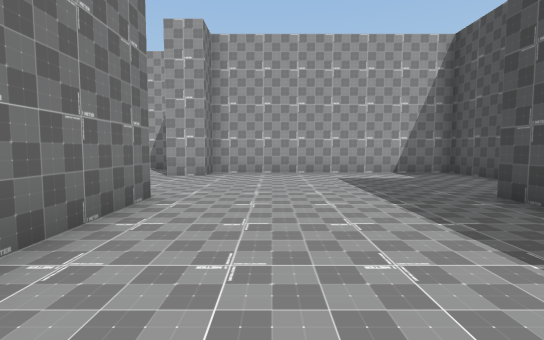
view 1 (above)

16 first-person views from a walk through a 3-D level made in the Unity game engine. The camera is 1.4 m above the floor, tilts 4° down and sees 85° across. The floor is counted in squares, 2 m on a side. Each view is taken from the middle of a square. On the plan, view 1 faces up. The plan holds only what a view shows up to about 10 squares ahead; the rest is blank. The place goes on beyond the plan. The player character is not drawn. Some surface patterns are stand-ins.

view 2
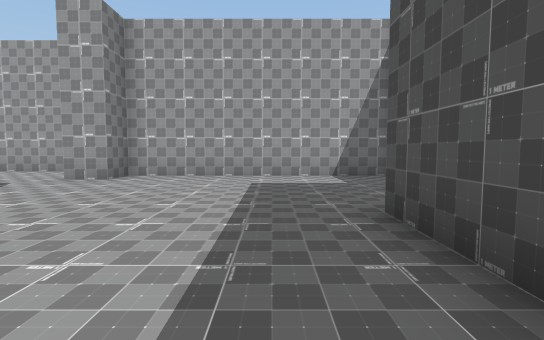

view 3
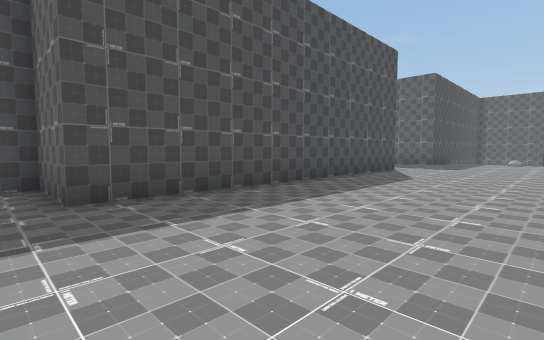

view 4
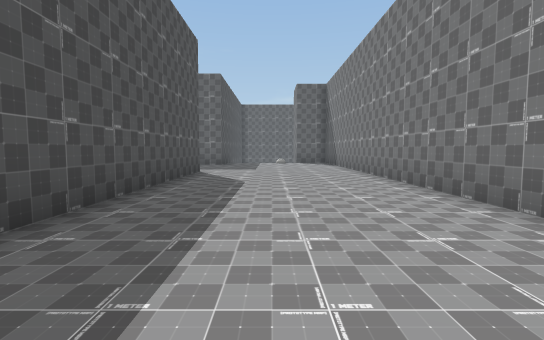

view 5
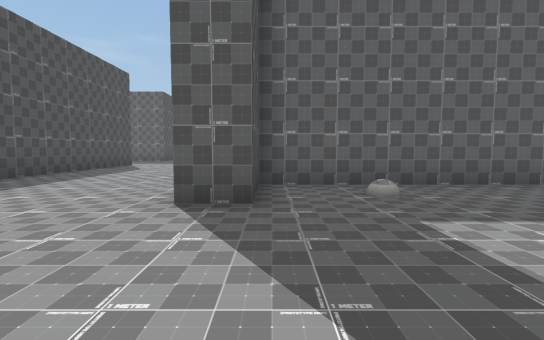

view 6
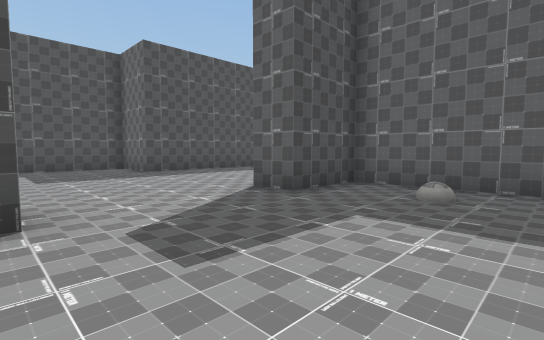

view 7
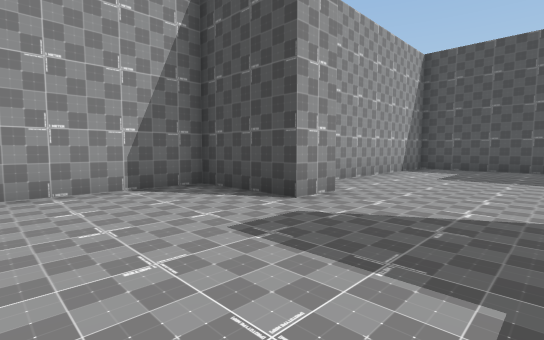

view 8
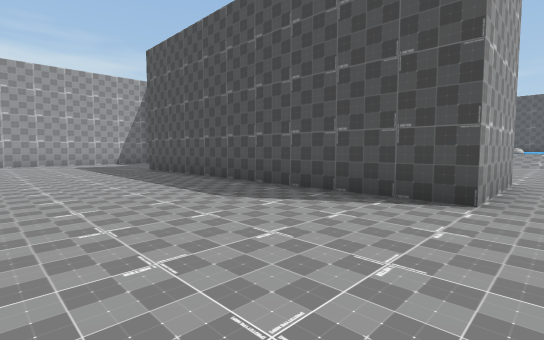

view 9
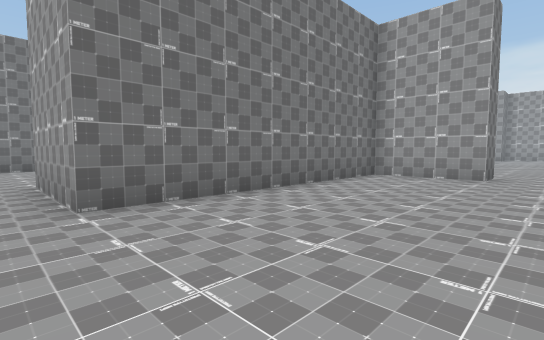

view 10
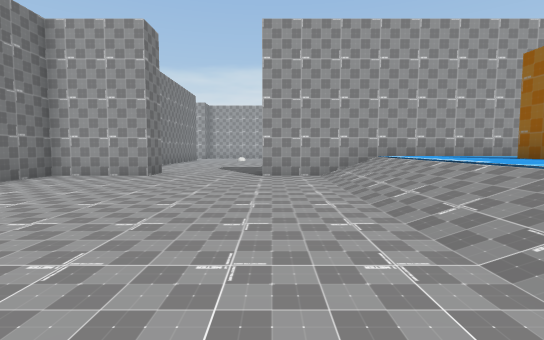

view 11
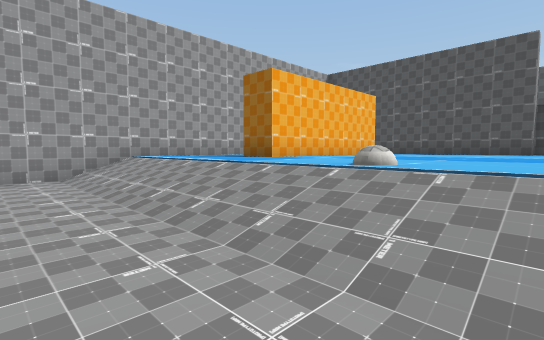

view 12
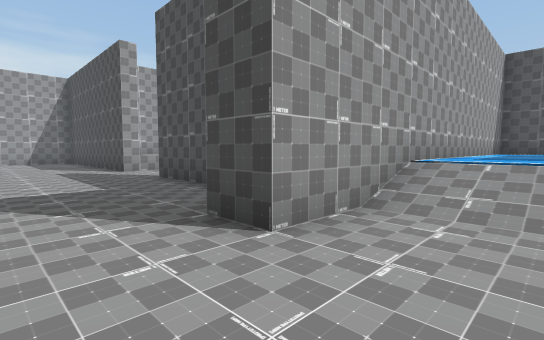

view 13
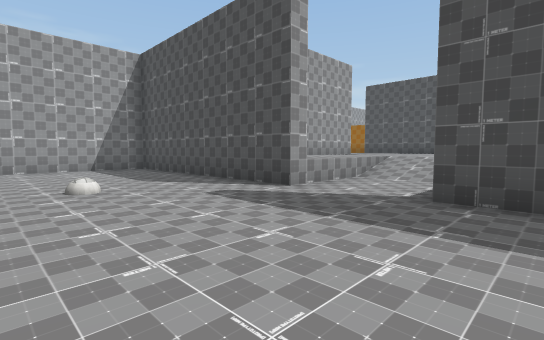

view 14
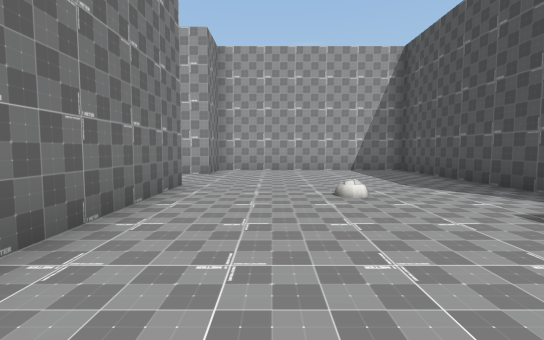

view 15
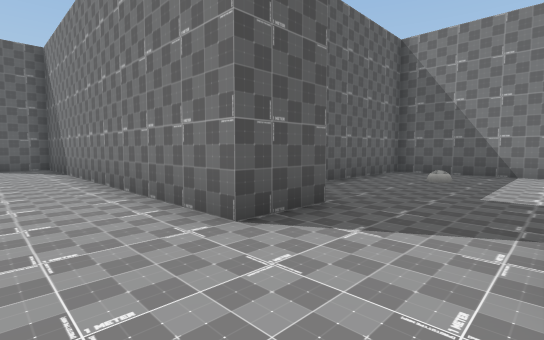

view 16
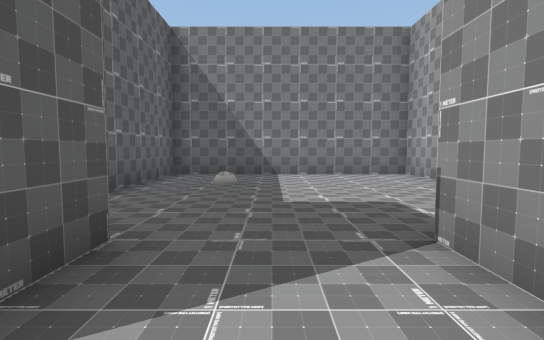

### Floor plan
Key: @ floor where view 1 was taken; # wall or solid block; . main floor; : floor 0.5 m higher than the main floor; + floor 1 m higher than the main floor; / step, stairs or slope.
Columns run from 6 left of view 1 to 23 right of it. Each row starts with its distance up from view 1.
 18      ###
 17      #....   ########
 16      #......##......#
 15      #..............#
 14      #..............#
 13      #..:..........##  #
 12      #......##.....#   +
 11 ##########   #.....#  +++
 10 ....# ####   #.....#+++++
  9 ....##########........//+
  8 ....#.......##........//
  7 ............##.....#+
  6 ............##.....#
  5 ............##.....#
  4 ....#.....####......
  3 ....#.....#  #.....
  2 #####.....#####...###########
  1     #.....###......./+++++++
  0     #.@...###......./+++
 -1     #.....###......./++#####
 -2     #.....###......./++++
 -3     #.....###......./+++++++ #
 -4     #.....###.......//+++++++#
 -5     #.....###......./++++++++#
 -6     #............ ../+++++

Where each view was taken, in squares from view 1:
view 1: 0 up, 0 right, facing up
view 2: 1 up, 2 right, facing up
view 3: 5 up, 1 left, facing down-right
view 4: 4 up, 1 right, facing down
view 5: 8 up, 3 left, facing down
view 6: 8 up, 6 left, facing down-right
view 7: 5 up, 6 left, facing up-right
view 8: 6 down, 1 left, facing up-right
view 9: 6 down, 10 right, facing up-left
view 10: 6 down, 12 right, facing up
view 11: 6 down, 12 right, facing up-right
view 12: 0 up, 10 right, facing up-right
view 13: 6 up, 9 right, facing up-right
view 14: 7 up, 9 right, facing up
view 15: 15 up, 9 right, facing down-left
view 16: 14 up, 8 right, facing left
